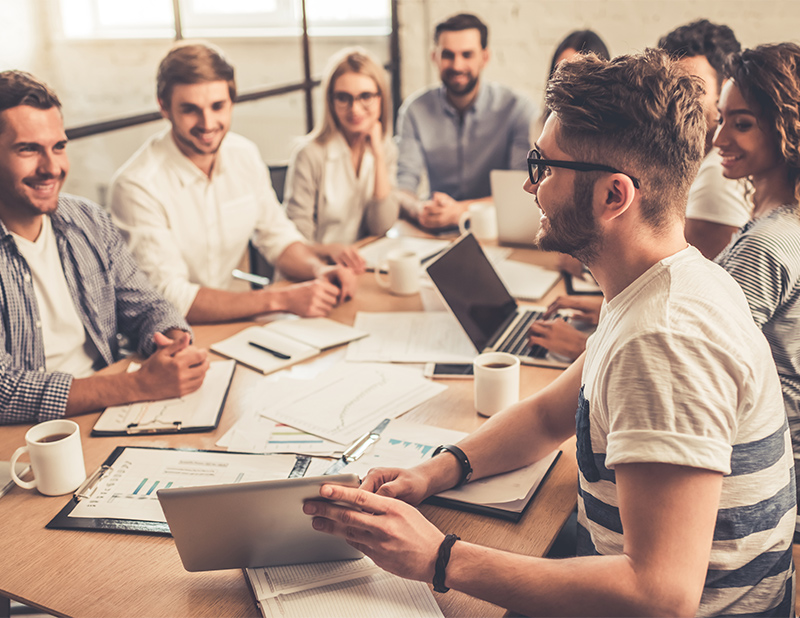
#> input picture day3/img.png, 800 x 618 px
$ python learn1.py
#> lines starting #> are read from the running program, lines starting #| are printed output that depends on the picture
import cv2
import numpy as np

img=cv2.imread('img.png')
#> img is the input picture: shape (618, 800, 3); mean B, G, R 139.6, 154.4, 179.8

img1= cv2.copyMakeBorder(img,100,100,100,100,cv2.BORDER_REPLICATE)
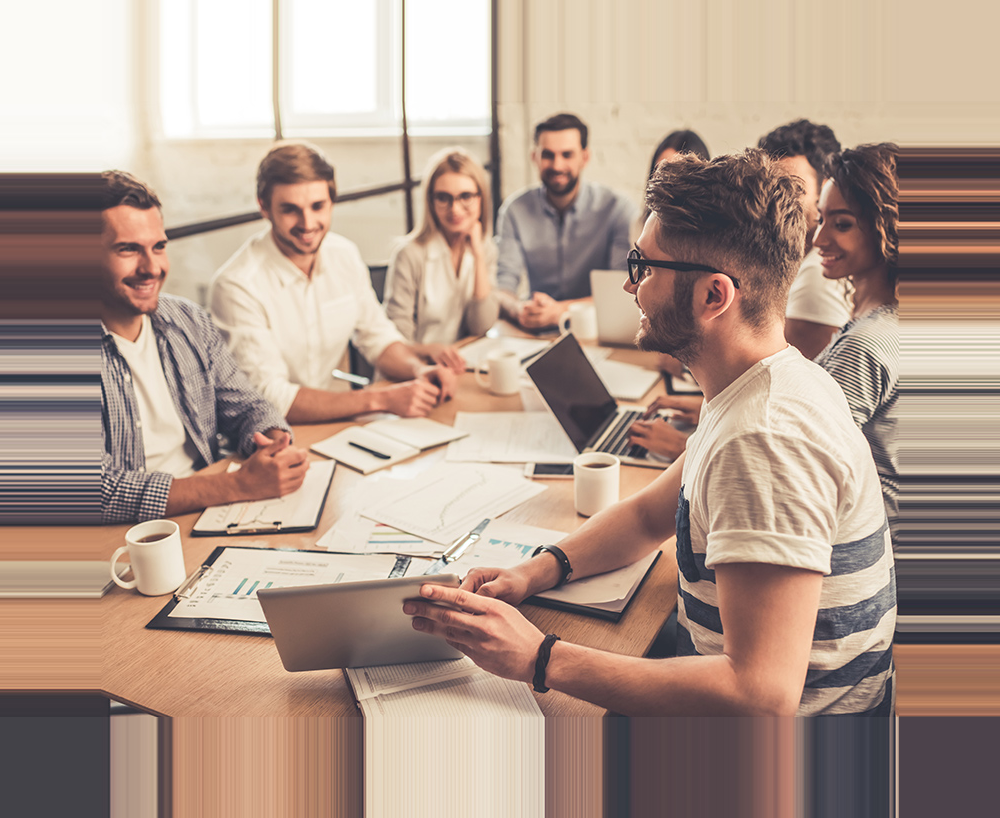
#> img1: shape (818, 1000, 3); mean B, G, R 141, 154.3, 176.8
img2= cv2.copyMakeBorder(img,100,100,100,100,cv2.BORDER_REFLECT_101)
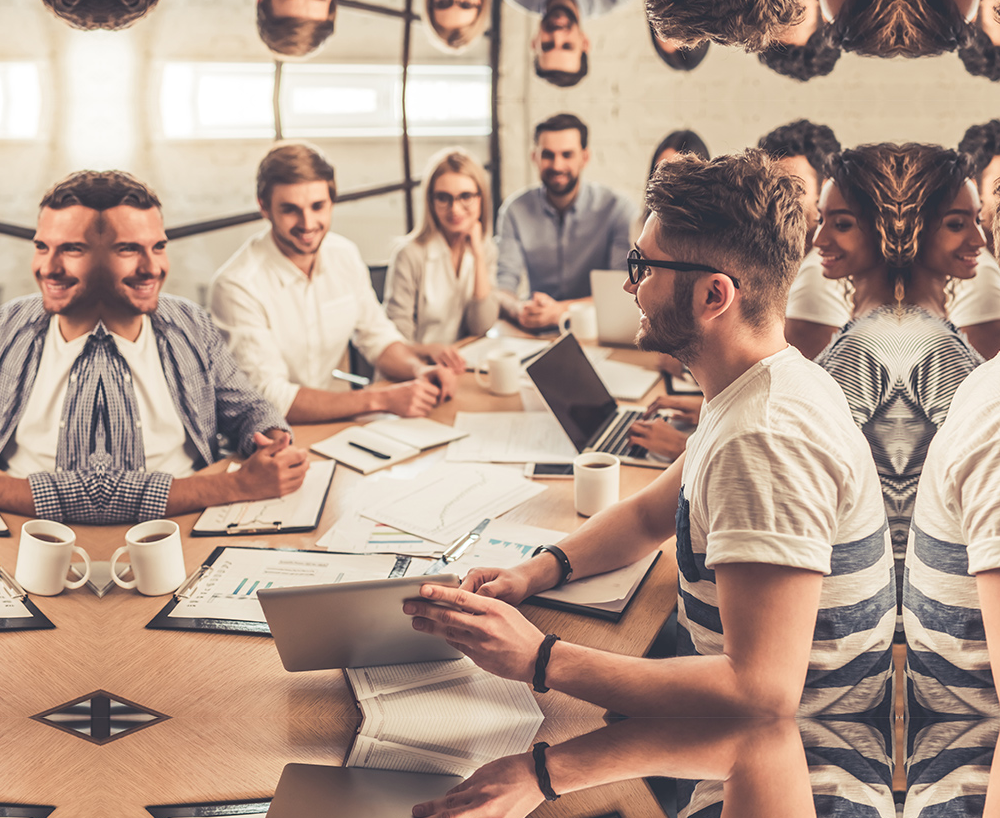
#> img2: shape (818, 1000, 3); mean B, G, R 138.6, 153.5, 178.6
img3= cv2.copyMakeBorder(img,100,100,100,100,cv2.BORDER_REFLECT)
img4= cv2.copyMakeBorder(img,100,100,100,100,cv2.BORDER_WRAP)
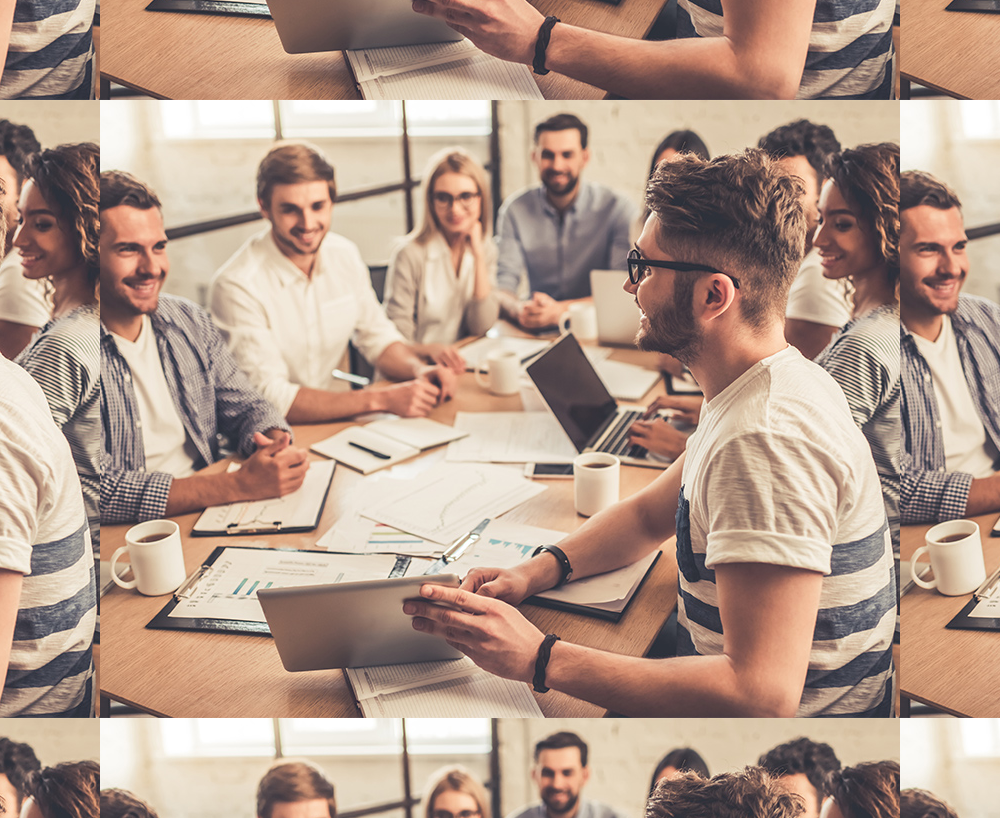
#> img4: shape (818, 1000, 3); mean B, G, R 138.7, 153.5, 178.6
img5= cv2.copyMakeBorder(img,100,100,100,100,cv2.BORDER_CONSTANT)
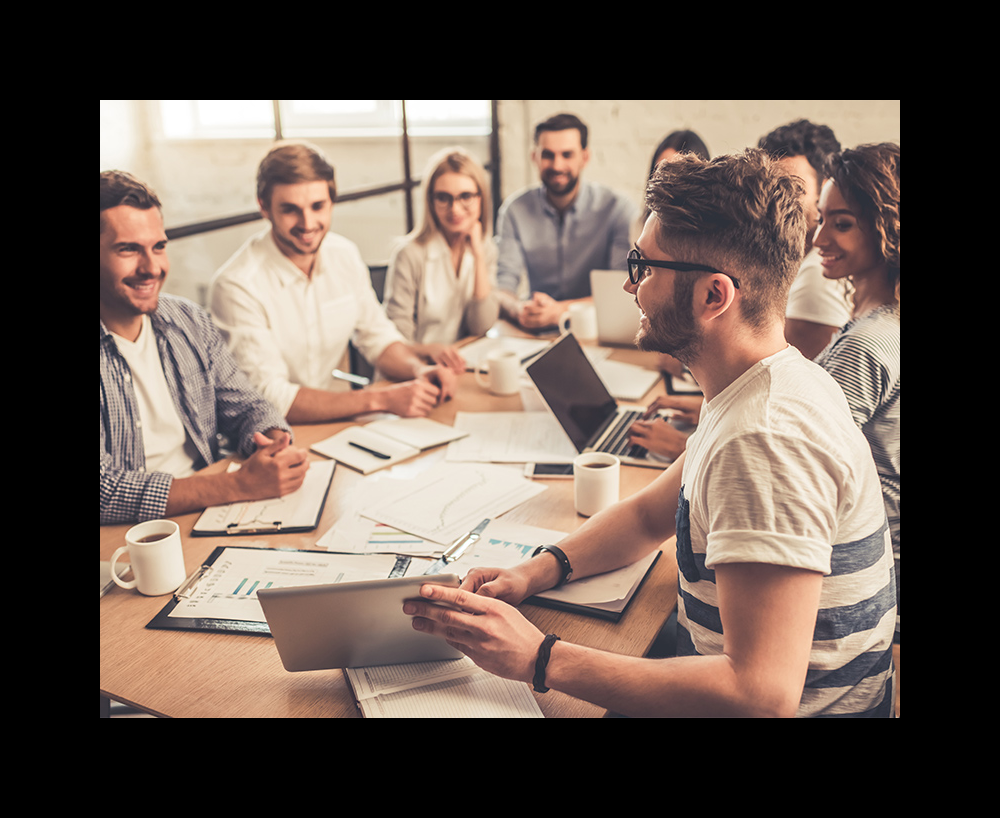
#> img5: shape (818, 1000, 3); mean B, G, R 84.4, 93.3, 108.6

cv2.imshow('img', img)
cv2.imshow('BORDER_REPLICATE', img1)
cv2.imshow('BORDER_REFLECT_101', img2)
cv2.imshow('BORDER_REFLECT', img3)
cv2.imshow('BORDER_WRAP', img4)
cv2.imshow('BORDER_CONSTANT', img5)

cv2.waitKey(0)
cv2.destroyAllWindows()
